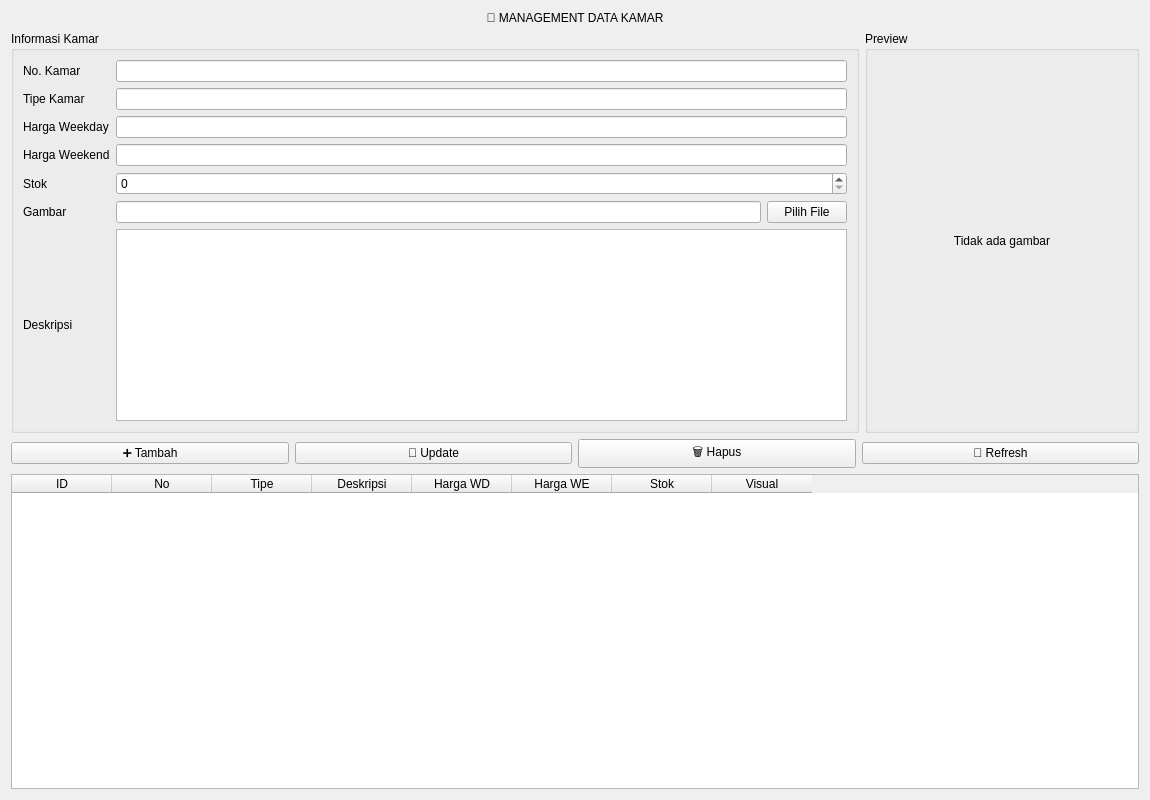
<?xml version="1.0" encoding="UTF-8"?>
<ui version="4.0">
 <class>AdminHotelApp</class>
 <widget class="QWidget" name="AdminHotelApp">
  <property name="geometry">
   <rect>
    <x>0</x>
    <y>0</y>
    <width>1150</width>
    <height>800</height>
   </rect>
  </property>
  <property name="windowTitle">
   <string>Dashboard Admin Pandawa</string>
  </property>

  <layout class="QVBoxLayout" name="mainLayout">

   <!-- HEADER -->
   <item>
    <widget class="QLabel" name="labelHeader">
     <property name="text">
      <string>🏨 MANAGEMENT DATA KAMAR</string>
     </property>
     <property name="alignment">
      <set>Qt::AlignCenter</set>
     </property>
    </widget>
   </item>

   <!-- TOP LAYOUT -->
   <item>
    <layout class="QHBoxLayout" name="topLayout">

     <!-- FORM -->
     <item>
      <widget class="QGroupBox" name="formBox">
       <property name="title">
        <string>Informasi Kamar</string>
       </property>
       <layout class="QGridLayout">

        <item row="0" column="0"><widget class="QLabel"><property name="text"><string>No. Kamar</string></property></widget></item>
        <item row="0" column="1"><widget class="QLineEdit" name="in_room_number"/></item>

        <item row="1" column="0"><widget class="QLabel"><property name="text"><string>Tipe Kamar</string></property></widget></item>
        <item row="1" column="1"><widget class="QLineEdit" name="in_tipe_room"/></item>

        <item row="2" column="0"><widget class="QLabel"><property name="text"><string>Harga Weekday</string></property></widget></item>
        <item row="2" column="1"><widget class="QLineEdit" name="in_harga_wd"/></item>

        <item row="3" column="0"><widget class="QLabel"><property name="text"><string>Harga Weekend</string></property></widget></item>
        <item row="3" column="1"><widget class="QLineEdit" name="in_harga_we"/></item>

        <item row="4" column="0"><widget class="QLabel"><property name="text"><string>Stok</string></property></widget></item>
        <item row="4" column="1"><widget class="QSpinBox" name="in_stok"/></item>

        <item row="5" column="0"><widget class="QLabel"><property name="text"><string>Gambar</string></property></widget></item>
        <item row="5" column="1">
         <layout class="QHBoxLayout">
          <item><widget class="QLineEdit" name="in_file_name"/></item>
          <item><widget class="QPushButton" name="btn_browse"><property name="text"><string>Pilih File</string></property></widget></item>
         </layout>
        </item>

        <item row="6" column="0"><widget class="QLabel"><property name="text"><string>Deskripsi</string></property></widget></item>
        <item row="6" column="1"><widget class="QTextEdit" name="in_desc"/></item>

       </layout>
      </widget>
     </item>

     <!-- PREVIEW -->
     <item>
      <widget class="QGroupBox" name="previewBox">
       <property name="title">
        <string>Preview</string>
       </property>
       <layout class="QVBoxLayout">
        <item>
         <widget class="QLabel" name="lbl_preview">
          <property name="minimumSize">
           <size><width>250</width><height>250</height></size>
          </property>
          <property name="alignment">
           <set>Qt::AlignCenter</set>
          </property>
          <property name="text">
           <string>Tidak ada gambar</string>
          </property>
         </widget>
        </item>
       </layout>
      </widget>
     </item>

    </layout>
   </item>

   <!-- BUTTONS -->
   <item>
    <layout class="QHBoxLayout">
     <item><widget class="QPushButton" name="btn_add"><property name="text"><string>➕ Tambah</string></property></widget></item>
     <item><widget class="QPushButton" name="btn_update"><property name="text"><string>💾 Update</string></property></widget></item>
     <item><widget class="QPushButton" name="btn_delete"><property name="text"><string>🗑️ Hapus</string></property></widget></item>
     <item><widget class="QPushButton" name="btn_refresh"><property name="text"><string>🔄 Refresh</string></property></widget></item>
    </layout>
   </item>

   <!-- TABLE -->
   <item>
    <widget class="QTableWidget" name="table">
     <column>
      <property name="text"><string>ID</string></property>
     </column>
     <column>
      <property name="text"><string>No</string></property>
     </column>
     <column>
      <property name="text"><string>Tipe</string></property>
     </column>
     <column>
      <property name="text"><string>Deskripsi</string></property>
     </column>
     <column>
      <property name="text"><string>Harga WD</string></property>
     </column>
     <column>
      <property name="text"><string>Harga WE</string></property>
     </column>
     <column>
      <property name="text"><string>Stok</string></property>
     </column>
     <column>
      <property name="text"><string>Visual</string></property>
     </column>
    </widget>
   </item>

  </layout>
 </widget>
 <resources/>
 <connections/>
</ui>
